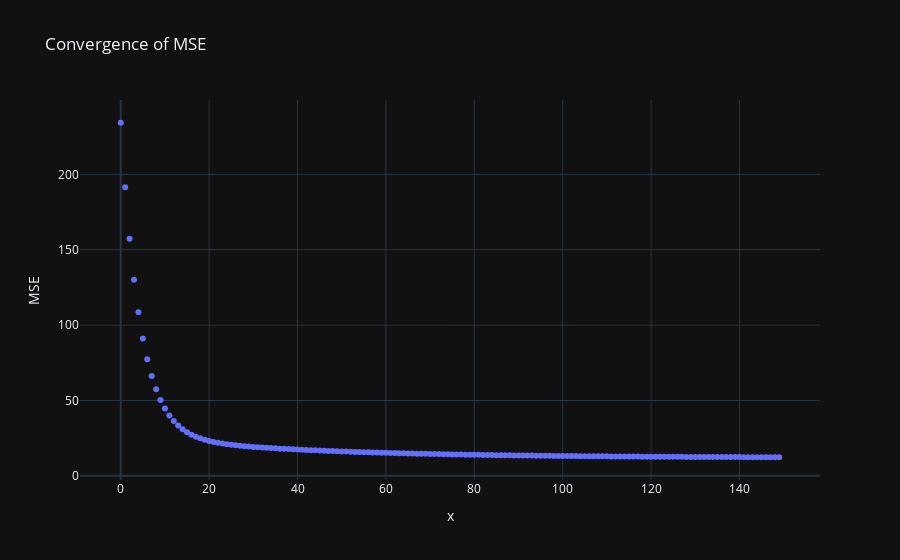

The notebook cell this image was saved under:
### Code cell
fig = px.scatter(y=all_MSE,
                 labels={'x': 'x', 'y': 'MSE'},
                 title="Convergence of MSE")
fig.show()

### Figure 1 — Plotly figure (JSON) as saved in the notebook; plotly's stock layout.template omitted (floating-point values rounded to 4 significant figures; data arrays with more than 128 entries replaced by an {"elided": "..."} marker saying what was removed)
{"data": [{"hovertemplate": "x=%{x}<br>MSE=%{y}<extra></extra>", "legendgroup": "", "marker": {"color": "#636efa", "symbol": "circle"}, "mode": "markers", "name": "", "orientation": "v", "showlegend": false, "x": {"elided": "150 int values"}, "xaxis": "x", "y": {"elided": "150 float values"}, "yaxis": "y", "type": "scatter"}], "layout": {"xaxis": {"anchor": "y", "domain": [0.0, 1.0], "title": {"text": "x"}}, "yaxis": {"anchor": "x", "domain": [0.0, 1.0], "title": {"text": "MSE"}}, "legend": {"tracegroupgap": 0}, "title": {"text": "Convergence of MSE"}}}
